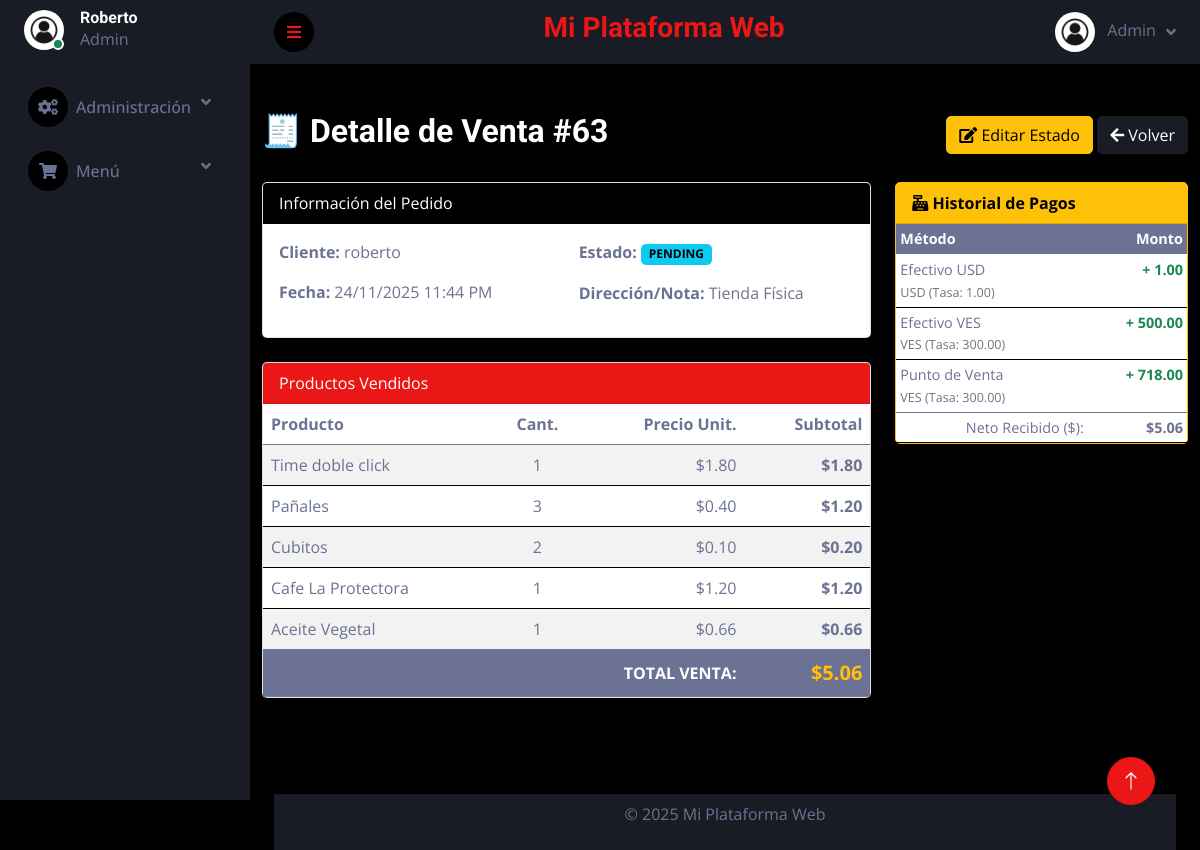
/admin/ver_venta.php?id=63 (signed in), run on an earlier commit of the app's database.
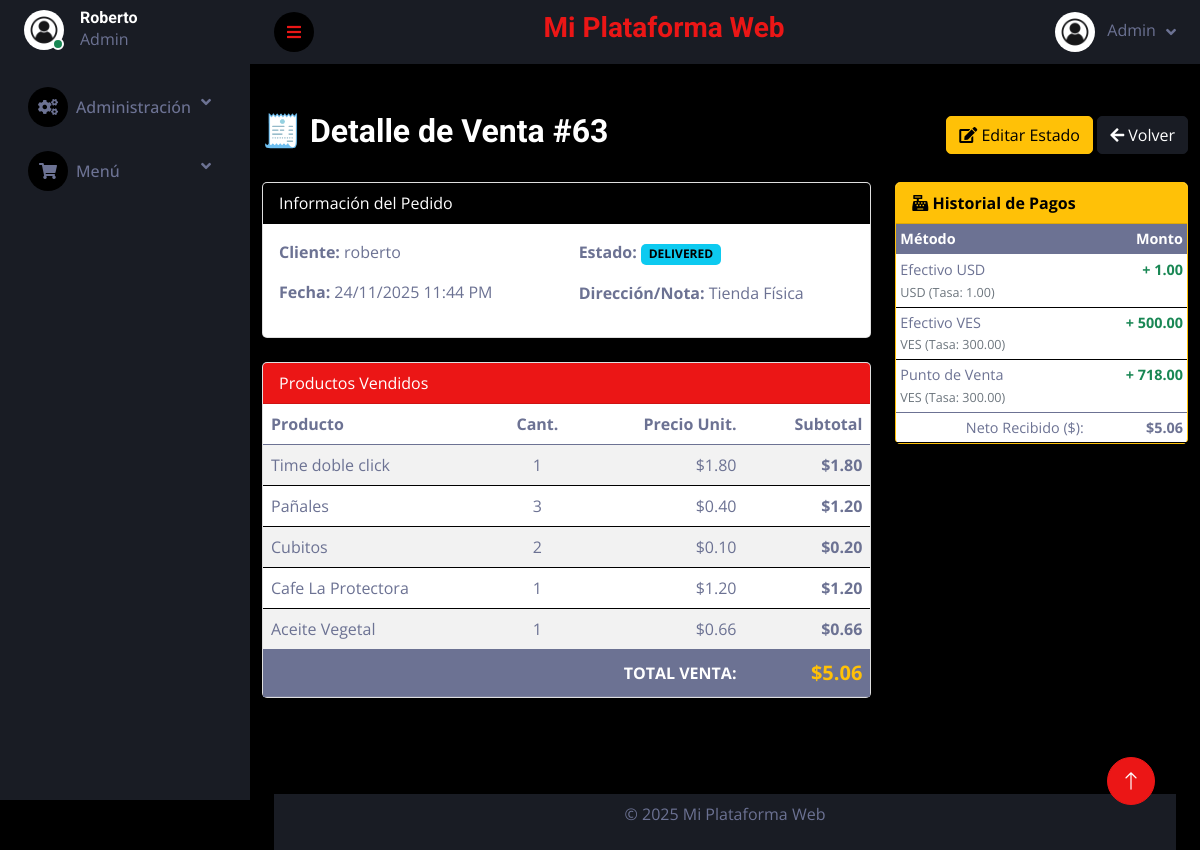
And on a later commit of the database.
### tables this page shows
CREATE TABLE `orders` (
  `id` int(11) NOT NULL,
  `user_id` int(11) NOT NULL,
  `total_price` decimal(10,2) NOT NULL,
  `status` enum('pending','paid','preparing','ready','delivered','cancelled') DEFAULT 'pending',
  `shipping_address` text NOT NULL,
  `shipping_method` varchar(100) DEFAULT NULL,
  `tracking_number` varchar(100) DEFAULT NULL,
  `created_at` timestamp NULL DEFAULT current_timestamp(),
  `updated_at` timestamp NULL DEFAULT NULL ON UPDATE current_timestamp()
);

CREATE TABLE `users` (
  `id` int(11) NOT NULL,
  `name` varchar(100) NOT NULL,
  `email` varchar(150) NOT NULL,
  `password` varchar(255) NOT NULL,
  `phone` varchar(20) NOT NULL,
  `document_id` varchar(50) NOT NULL,
  `address` text NOT NULL,
  `role` enum('admin','user') NOT NULL DEFAULT 'user',
  `profile_pic` varchar(255) DEFAULT 'default.jpg',
  `balance` decimal(10,2) DEFAULT 0.00,
  `reset_token` varchar(255) DEFAULT NULL,
  `token_expiry` datetime DEFAULT NULL,
  `created_at` timestamp NULL DEFAULT current_timestamp(),
  `updated_at` timestamp NULL DEFAULT current_timestamp() ON UPDATE current_timestamp()
);

### funciones/conexion.php (called while the page is built, shortened)
<?php
class Database
{
    private static $connection = null;
    public static function getConnection()
    {
        if (self::$connection === null) {
            try {
                $host     = $_ENV['DB_HOST'] ?? 'localhost';
                $dbname   = $_ENV['DB_NAME'] ?? 'minimarket';
                $username = $_ENV['DB_USER'] ?? 'root';
                $password = $_ENV['DB_PASSWORD'] ?? '';
                $port     = $_ENV['DB_PORT'] ?? '3306';
                $options = [
                    PDO::ATTR_ERRMODE            => PDO::ERRMODE_EXCEPTION,
                    PDO::ATTR_DEFAULT_FETCH_MODE => PDO::FETCH_ASSOC,
                    PDO::ATTR_EMULATE_PREPARES   => false,
                ];
                self::$connection = new PDO(
                    "mysql:host=$host;port=$port;dbname=$dbname;charset=utf8mb4",
                    $username,
                    $password,
                    $options
                );
            } catch (PDOException $e) {
                error_log("Error de conexión: " . $e->getMessage());
                die("<h3>Error de conexión.</h3><p>Verifica tu archivo .env y los logs del servidor.</p>");
            }
        }
        return self::$connection;
    }
}
?>

### templates/autoload.php (called while the page is built, shortened)
<?php
require_once '../funciones/conexion.php';
$db = Database::getConnection();
require_once '../funciones/OrderManager.php';
$orderManager = new OrderManager($db);

### funciones/OrderManager.php (called while the page is built, shortened)
<?php
class OrderManager {
    private $db;
    public function __construct($db) {
        $this->db = Database::getConnection();
    }
    public function getOrderById($id) {
        $sql = "SELECT orders.*, users.name AS customer_name FROM orders JOIN users ON orders.user_id = users.id WHERE orders.id = ?";
        $stmt = $this->db->prepare($sql);
        $stmt->execute([$id]);
        return $stmt->fetch(PDO::FETCH_ASSOC);
    }
}
?>

### admin/ver_venta.php (the view, shortened to what the changed rows need)
<?php
require_once '../templates/autoload.php';
require_once '../templates/header.php';
$ventaId = $_GET['id'] ?? 0;
$venta = $orderManager->getOrderById($ventaId);
$stmt = $db->prepare("SELECT t.*, pm.name as method_name
                      FROM transactions t
                      JOIN payment_methods pm ON t.payment_method_id = pm.id
                      WHERE t.reference_type = 'order' AND t.reference_id = ?
                      ORDER BY t.created_at ASC");
$stmt->execute([$ventaId]);
$transacciones = $stmt->fetchAll(PDO::FETCH_ASSOC);
?>
<div class="container mt-5 mb-5">
    <div class="d-flex justify-content-between align-items-center mb-4">
        <h2>🧾 Detalle de Venta #<?= htmlspecialchars($venta['id']) ?></h2>
        <div>
            <a href="editar_venta.php?id=<?= $venta['id'] ?>" class="btn btn-warning"><i class="fa fa-edit"></i> Editar Estado</a>
            <a href="ventas.php" class="btn btn-secondary"><i class="fa fa-arrow-left"></i> Volver</a>
        </div>
    </div>
    <div class="row">
        <div class="col-md-8">
            <div class="card mb-4">
                <div class="card-body">
                    <div class="row">
                        <div class="col-md-6">
                            <p><strong>Cliente:</strong> <?= htmlspecialchars($venta['customer_name'] ?? 'Cliente General') ?></p>
                            <p><strong>Fecha:</strong> <?= date('d/m/Y h:i A', strtotime($venta['created_at'])) ?></p>
                        </div>
                        <div class="col-md-6">
                            <p><strong>Estado:</strong> <span class="badge bg-info text-dark"><?= strtoupper($venta['status']) ?></span></p>
                            <p><strong>Dirección/Nota:</strong> <?= htmlspecialchars($venta['shipping_address']) ?></p>
                        </div>
                    </div>
                </div>
            </div>
            <div class="card mb-4">
                <div class="table-responsive">
                    <table class="table table-striped mb-0">
                        <thead>
                            <tr>
                                <th>Producto</th>
                                <th class="text-center">Cant.</th>
                                <th class="text-end">Precio Unit.</th>
                                <th class="text-end">Subtotal</th>
                            </tr>
                        </thead>
                        <tfoot class="table-light">
                            <tr>
                                <td colspan="3" class="text-end fw-bold">TOTAL VENTA:</td>
                                <td class="text-end fw-bold fs-5 text-warning">$<?= number_format($venta['total_price'], 2) ?></td>
                            </tr>
                        </tfoot>
                    </table>
                </div>
            </div>
        </div>
        <div class="col-md-4">
            <div class="card shadow border-warning">
                <div class="card-body p-0">
                    <?php if (empty($transacciones)): ?>
                        <div class="p-3 text-center text-muted">No hay registros contables.</div>
                    <?php else: ?>
                        <table class="table table-sm table-hover mb-0" style="font-size: 0.9rem;">
                            <thead class="table-light">
                                <tr>
                                    <th>Método</th>
                                    <th class="text-end">Monto</th>
                                </tr>
                            </thead>
                        </table>
                    <?php endif; ?>
                </div>
            </div>
        </div>
    </div>
</div>
<?php require_once '../templates/footer.php'; ?>

What changed in the data, as far as the page shows it:
changed orders "Tienda Física": status "PENDING" → "DELIVERED"
